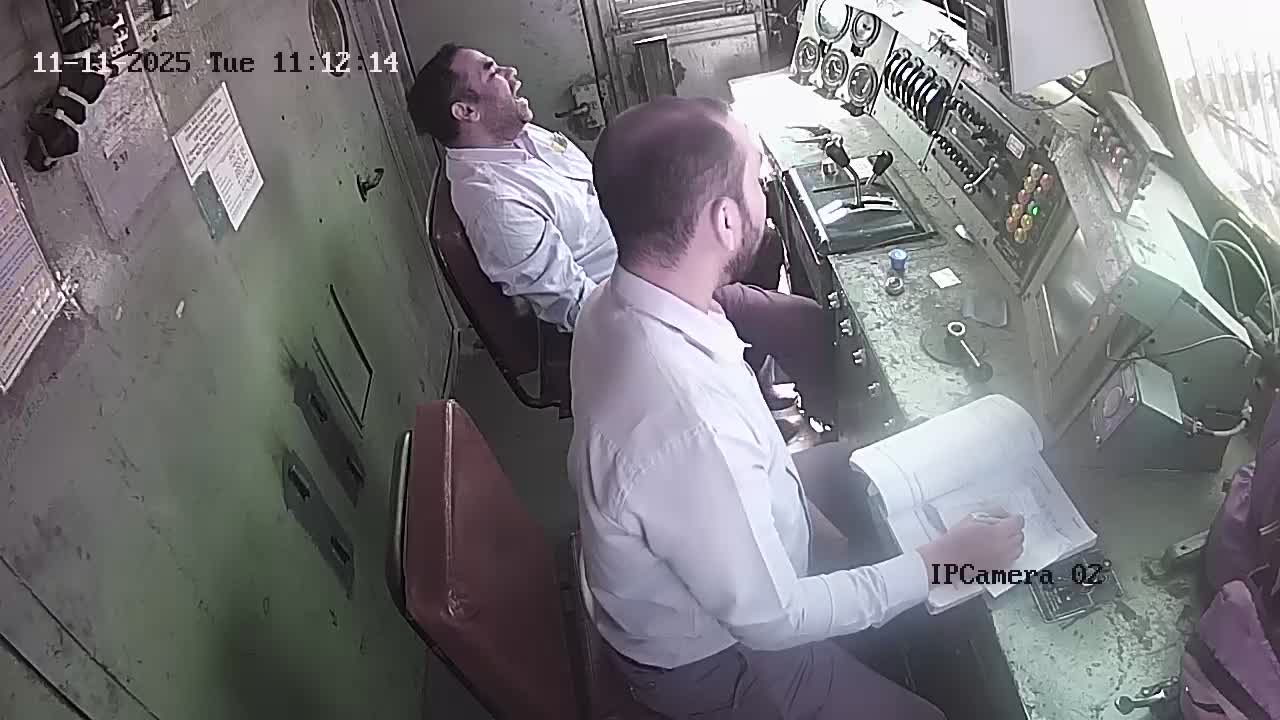
#> input picture dataset/train/images/frame_10895.jpg, 1280 x 720 px; its folder holds only this picture in this run
$ python -i motion_detection_service.py   (imports and definitions only)
#> lines starting #> are read from the running program, lines starting #| are printed output that depends on the picture
#> further down, picture is the input picture: shape (720, 1280, 3); mean B, G, R 121.6, 118.1, 119.3
"""
Motion Detection Service (Stage 0)

This service provides a fast motion-based filtering layer that runs BEFORE the ML detection
pipeline. By detecting static frames early, we can skip expensive model inference on frames
where nothing is happening, significantly improving processing speed.

Optimized Algorithm (Phases 1-6):
- Frame downscaling: Process at 25% resolution for 4x speedup
- MOG2 background subtraction: Better handling of gradual changes than frame differencing
- Scene change detection: Skip lighting transitions (false positives)
- Continuous motion subsampling: Process 1 in 3 during sustained motion
- ROI exclusion: Ignore 10% border region (shadows, vegetation)

Performance Benefits:
- Target skip rate: 70-80% of frames (up from 20-50%)
- Processing time: ~5-8 min for 1hr video (down from ~20 min)
"""

import cv2
import numpy as np
import time
import logging
from dataclasses import dataclass, field
from typing import Optional, Tuple

# Setup module-level logger
logger = logging.getLogger(__name__)


@dataclass
class MotionMetrics:
    """Stores motion detection results for a frame"""

    motion_score: float = 0.0  # Percentage of frame with motion (0.0 - 1.0)
    motion_area: int = 0  # Total pixels with detected motion
    motion_percentage: float = 0.0  # Percentage of frame area with motion
    contour_count: int = 0  # Number of significant motion regions
    has_significant_motion: bool = True  # Whether frame should be processed
    processing_time_ms: float = 0.0  # Time taken for motion detection
    scene_change_detected: bool = False  # Whether a scene change was detected
    is_subsampled_skip: bool = False  # Skipped due to continuous motion subsampling


@dataclass
class MotionDetectionStats:
    """Tracks motion detection statistics across the processing session"""

    frames_analyzed: int = 0
    frames_skipped: int = 0
    frames_processed: int = 0
    total_processing_time_ms: float = 0.0
    consecutive_skips: int = 0
    max_consecutive_skips: int = 0
    scene_change_skips: int = 0
    subsampled_skips: int = 0

    # [13 lines left out: functions skip_rate, avg_processing_time_ms, not called in this run]


class MotionDetectionService:
    """
    Stage 0 motion detection to skip static frames before ML inference.

    Uses MOG2 background subtraction with frame downscaling and scene change detection
    for robust motion detection. Static frames are skipped to reduce GPU/model inference calls.

    Configuration:
        motion_threshold: Minimum percentage of frame that must change (default: 0.025 = 2.5%)
        min_contour_area: Minimum pixel area for a motion region (default: 2000)
        blur_kernel_size: Gaussian blur kernel size (default: 5)
        binary_threshold: Threshold for diff image binarization (default: 35)
        adaptive_calibration: Enable adaptive threshold calibration (default: True)
        max_consecutive_skips: Safety limit for consecutive skipped frames (default: 30)
        use_mog2: Use MOG2 background subtraction instead of frame differencing (default: True)
        detection_scale: Scale factor for frame downscaling (default: 0.25)
        roi_margin: Border margin to ignore motion in (default: 0.10)
        scene_change_threshold: Brightness change threshold for scene detection (default: 0.15)
        continuous_motion_subsample: Subsample rate during sustained motion (default: 3)
        min_continuous_motion_frames: Frames before subsampling kicks in (default: 5)
    """

    def __init__(
        self,
        motion_threshold: float = 0.025,
        min_contour_area: int = 2000,
        blur_kernel_size: int = 5,
        binary_threshold: int = 35,
        adaptive_calibration: bool = True,
        calibration_frames: int = 10,
        max_consecutive_skips: int = 30,
        use_mog2: bool = True,
        detection_scale: float = 0.25,
        roi_margin: float = 0.10,
        scene_change_threshold: float = 0.15,
        continuous_motion_subsample: int = 3,
        min_continuous_motion_frames: int = 5
    ):
        """
        Initialize the motion detection service.

        Args:
            motion_threshold: Minimum percentage of frame that must change (0.0-1.0)
            min_contour_area: Minimum pixel area for a motion region to be counted
            blur_kernel_size: Size of Gaussian blur kernel (must be odd)
            binary_threshold: Threshold for converting diff image to binary (0-255)
            adaptive_calibration: Whether to calibrate threshold from first N frames
            calibration_frames: Number of frames to use for calibration
            max_consecutive_skips: Maximum consecutive frames to skip (safety valve)
            use_mog2: Use MOG2 background subtraction (better for gradual changes)
            detection_scale: Scale factor for frame downscaling (0.25 = 4x speedup)
            roi_margin: Border margin to ignore motion in (0.10 = 10%)
            scene_change_threshold: Brightness change threshold for scene detection
            continuous_motion_subsample: Process 1 in N frames during sustained motion
            min_continuous_motion_frames: Frames before subsampling kicks in
        """
        self.motion_threshold = motion_threshold
        self.min_contour_area = min_contour_area
        self.blur_kernel_size = blur_kernel_size if blur_kernel_size % 2 == 1 else blur_kernel_size + 1
        self.binary_threshold = binary_threshold
        self.adaptive_calibration = adaptive_calibration
        self.calibration_frames = calibration_frames
        self.max_consecutive_skips = max_consecutive_skips

        # Phase 2: Frame downscaling
        self.detection_scale = detection_scale

        # Phase 3: MOG2 background subtraction
        self.use_mog2 = use_mog2
        self.bg_subtractor: Optional[cv2.BackgroundSubtractorMOG2] = None
        if self.use_mog2:
            self._init_mog2()

        # Phase 4: Scene change detection
        self.scene_change_threshold = scene_change_threshold

        # Phase 5: Continuous motion subsampling
        self.continuous_motion_subsample = continuous_motion_subsample
        self.min_continuous_motion_frames = min_continuous_motion_frames
        self.continuous_motion_frames = 0

        # Phase 6: ROI exclusion
        self.roi_margin = roi_margin

        # State for frame differencing (fallback)
        self._prev_frame_gray: Optional[np.ndarray] = None
        self._frame_count: int = 0

        # Adaptive calibration state
        self._calibration_scores: list = []
        self._baseline_motion: float = 0.0
        self._is_calibrated: bool = False

        # Statistics tracking
        self.stats = MotionDetectionStats()

        logger.info(
            f"MotionDetectionService initialized: threshold={motion_threshold:.2%}, "
            f"min_contour={min_contour_area}, blur_kernel={self.blur_kernel_size}, "
            f"binary_threshold={binary_threshold}, adaptive={adaptive_calibration}, "
            f"max_consecutive_skips={max_consecutive_skips}, use_mog2={use_mog2}, "
            f"detection_scale={detection_scale}, roi_margin={roi_margin}, "
            f"scene_change_threshold={scene_change_threshold}, "
            f"continuous_subsample={continuous_motion_subsample}"
        )

    def _init_mog2(self):
        """Initialize MOG2 background subtractor"""
        self.bg_subtractor = cv2.createBackgroundSubtractorMOG2(
            history=500,
            varThreshold=25,
            detectShadows=True
        )

    # [56 lines left out: functions reset, _detect_scene_change, _apply_roi_mask, not called in this run]

    def detect_motion(self, frame: np.ndarray) -> MotionMetrics:
        """
        Detect motion in the current frame compared to the previous frame.

        Uses frame downscaling, MOG2 background subtraction, scene change detection,
        and ROI exclusion for optimized motion detection.

        Args:
            frame: BGR frame from video capture

        Returns:
            MotionMetrics with motion analysis results
        """
        start_time = time.perf_counter()

        # Phase 2: Frame downscaling for faster processing
        h, w = frame.shape[:2]
#> h = 720; w = 1280
        if self.detection_scale < 1.0:
            small_frame = cv2.resize(
                frame,
                (int(w * self.detection_scale), int(h * self.detection_scale)),
                interpolation=cv2.INTER_LINEAR
            )
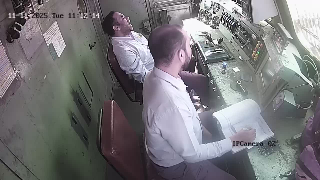
#> small_frame: shape (180, 320, 3); mean B, G, R 121.6, 118.2, 119.4
        else:
            small_frame = frame

        # Convert to grayscale
        gray = cv2.cvtColor(small_frame, cv2.COLOR_BGR2GRAY)

        # Apply Gaussian blur for noise reduction
        gray = cv2.GaussianBlur(gray, (self.blur_kernel_size, self.blur_kernel_size), 0)
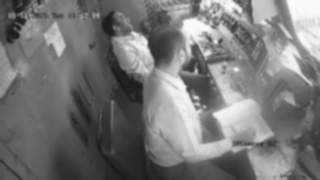
#> gray: shape (180, 320); min 25, max 250, mean 118.9

        # First frame - always process
        if self._prev_frame_gray is None:
            self._prev_frame_gray = gray
            self._frame_count = 1

            # Initialize MOG2 with first frame
            if self.use_mog2 and self.bg_subtractor is not None:
                self.bg_subtractor.apply(gray, learningRate=0.5)

            processing_time = (time.perf_counter() - start_time) * 1000
            return MotionMetrics(
                motion_score=1.0,
                motion_area=0,
                motion_percentage=0.0,
                contour_count=0,
                has_significant_motion=True,
                processing_time_ms=processing_time
            )

        # Phase 4: Scene change detection
        if self._detect_scene_change(self._prev_frame_gray, gray):
            # Scene change detected - update background model but skip processing
            if self.use_mog2 and self.bg_subtractor is not None:
                self.bg_subtractor.apply(gray, learningRate=0.5)  # Fast update
            self._prev_frame_gray = gray
            self._frame_count += 1

            processing_time = (time.perf_counter() - start_time) * 1000
            return MotionMetrics(
                motion_score=0.0,
                motion_area=0,
                motion_percentage=0.0,
                contour_count=0,
                has_significant_motion=False,
                processing_time_ms=processing_time,
                scene_change_detected=True
            )

        # Phase 3: MOG2 or frame differencing
        if self.use_mog2 and self.bg_subtractor is not None:
            fg_mask = self.bg_subtractor.apply(gray, learningRate=0.01)
            # Filter shadows (gray=127) - keep only foreground (white=255)
            _, thresh = cv2.threshold(fg_mask, 200, 255, cv2.THRESH_BINARY)
        else:
            # Fallback to frame differencing
            diff = cv2.absdiff(self._prev_frame_gray, gray)
            _, thresh = cv2.threshold(diff, self.binary_threshold, 255, cv2.THRESH_BINARY)

        # Phase 6: Apply ROI mask to ignore border regions
        thresh = self._apply_roi_mask(thresh)

        # Find contours to count significant motion regions
        contours, _ = cv2.findContours(thresh, cv2.RETR_EXTERNAL, cv2.CHAIN_APPROX_SIMPLE)

        # Adjust min_contour_area for scaled resolution
        scaled_min_area = self.min_contour_area * (self.detection_scale ** 2)

        # Filter contours by minimum area
        significant_contours = [c for c in contours if cv2.contourArea(c) >= scaled_min_area]

        # Calculate motion metrics (scaled back to original resolution)
        motion_area = sum(cv2.contourArea(c) for c in significant_contours)
        # Scale motion area back to original resolution
        motion_area = int(motion_area / (self.detection_scale ** 2))
        frame_area = h * w  # Use original frame dimensions
        motion_percentage = motion_area / frame_area if frame_area > 0 else 0.0

        # Update previous frame
        self._prev_frame_gray = gray
        self._frame_count += 1

        # Adaptive calibration during first N frames
        if self.adaptive_calibration and not self._is_calibrated:
            self._calibration_scores.append(motion_percentage)
            if len(self._calibration_scores) >= self.calibration_frames:
                self._calibrate_baseline()

        # Determine if motion is significant
        effective_threshold = self._get_effective_threshold()
        has_significant_motion = (
            motion_percentage >= effective_threshold or
            len(significant_contours) >= 3  # Multiple motion regions indicate activity
        )

        processing_time = (time.perf_counter() - start_time) * 1000

        return MotionMetrics(
            motion_score=motion_percentage / effective_threshold if effective_threshold > 0 else 1.0,
            motion_area=motion_area,
            motion_percentage=motion_percentage,
            contour_count=len(significant_contours),
            has_significant_motion=has_significant_motion,
            processing_time_ms=processing_time
        )

    # [127 lines left out: functions should_skip_frame, _calibrate_baseline, _get_effective_threshold, get_statistics_summary, log_statistics, not called in this run]

>>> import cv2
>>> picture = cv2.imread('../../dataset/train/images/frame_10895.jpg')
>>> result = MotionDetectionService().detect_motion(picture)

$ run again, on dataset/train/images/frame_1146.jpg
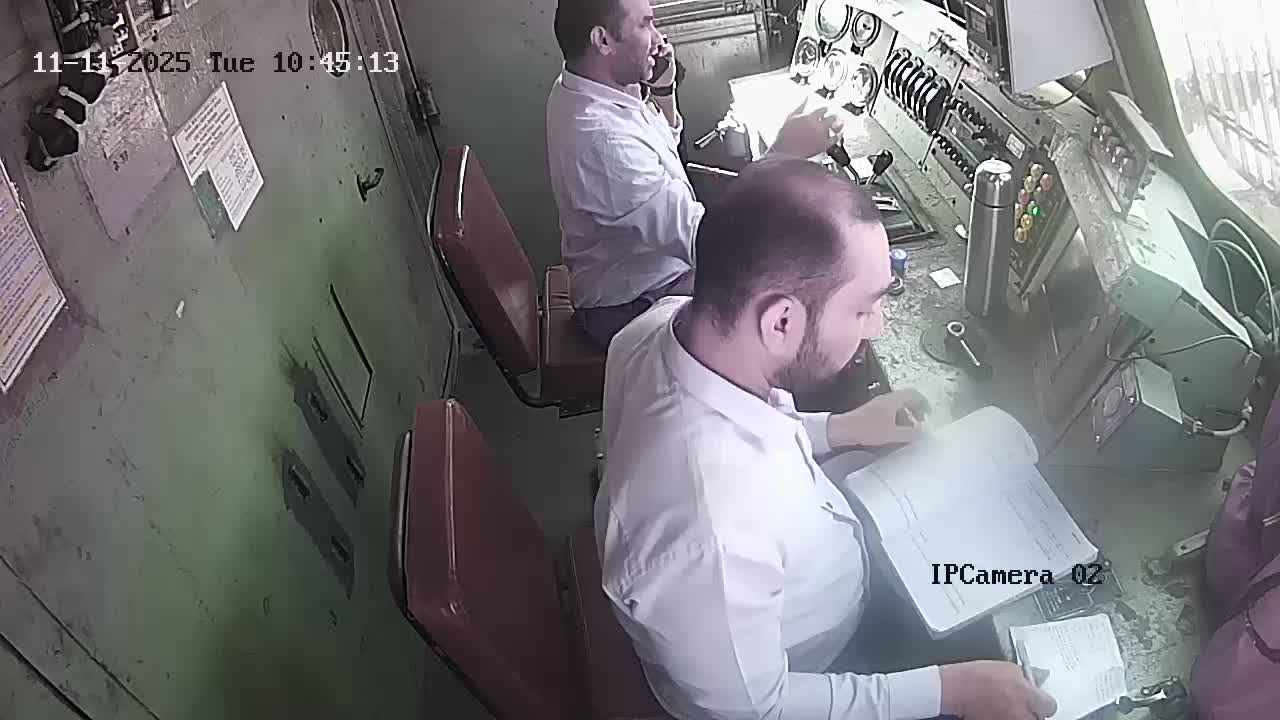
#> input picture dataset/train/images/frame_1146.jpg, 1280 x 720 px
#> picture is the input picture: shape (720, 1280, 3); mean B, G, R 122.3, 119.4, 120.3
#> in detect_motion, `small_frame = cv2.resize( frame, (int(w * self.detection_scale), int(h..`:
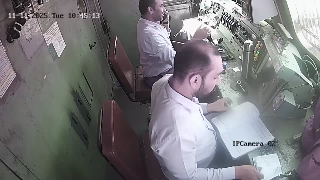
#> small_frame: shape (180, 320, 3); mean B, G, R 122.3, 119.5, 120.4
#> in detect_motion, `gray = cv2.GaussianBlur(gray, (self.blur_kernel_size, self.blur_kernel..`:
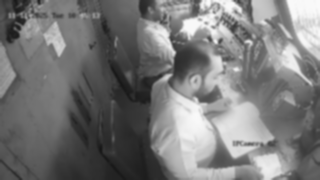
#> gray: shape (180, 320); min 22, max 250, mean 120.1
